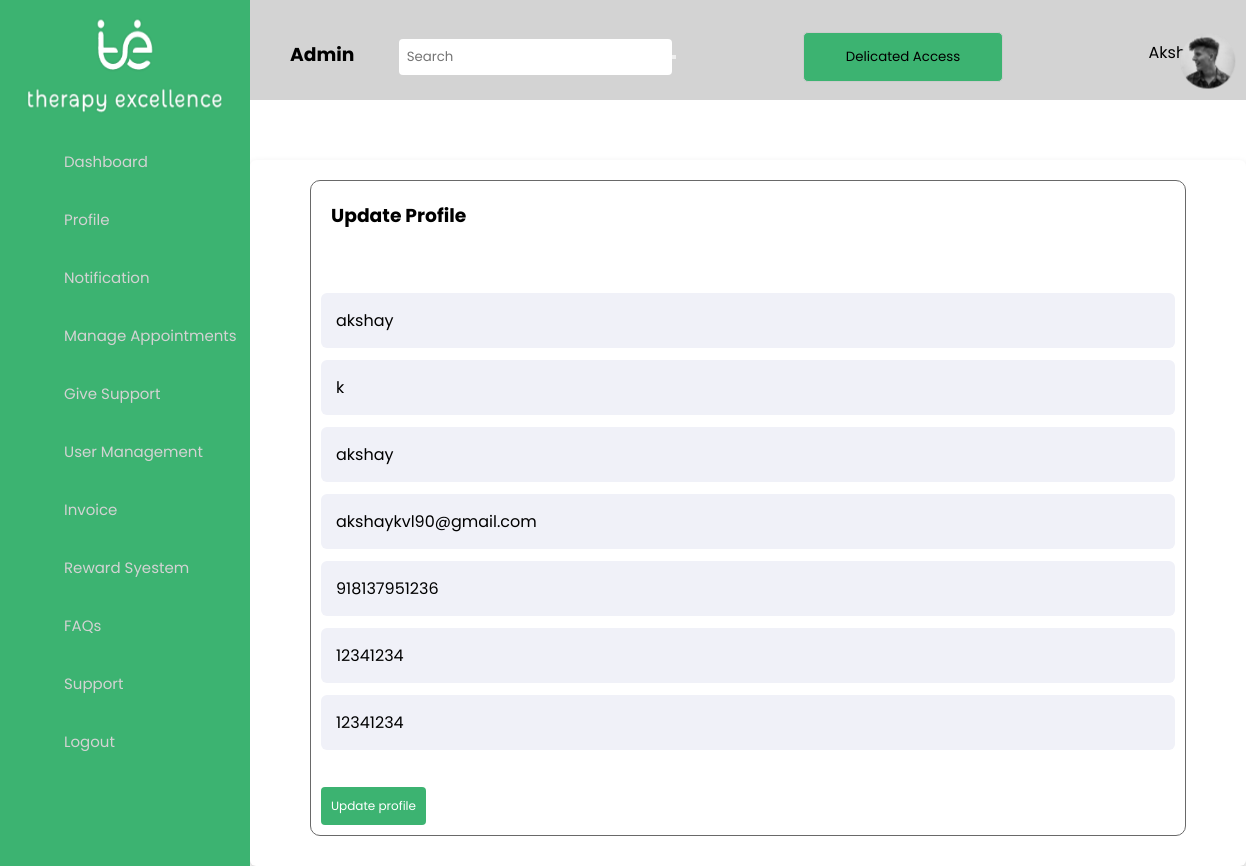
The page /clientupdateprofile1 on the database its author committed.
### client/models.py (models this page shows, shortened)
class Profile(models.Model):
    ID=models.AutoField(primary_key=True,blank=True,unique=True)
    First_Name=models.CharField(max_length=42)
    Last_Name=models.CharField(max_length=42)
    Username= models.CharField(max_length=42)
    Email= models.EmailField()
    Phone_Number=models.IntegerField(default=0)
    Password= models.CharField(max_length=42)
    Confirm_Password= models.CharField(max_length=42)
    otp=models.CharField(max_length=6, blank=True, null=True,editable=False)
    token=models.CharField(max_length=10,blank=True,null=True,editable=True)
    uid = models.CharField(max_length=4, unique=True, editable=False)
    joining_date = models.DateTimeField(auto_now_add=True)

### client/views.py (the view, shortened to what this page needs)
# urls.py: path('clientupdateprofile<int:ID>', views.Update_Profile, name='clientupdateprofile'),
def Update_Profile(request,ID, *args, **kwargs):
    cust_obj = Profile.objects.get(ID=ID)
    if request.method=='GET':
        return render(request, 'clientupdateprofile.html', {'cust_obj': cust_obj})

### templates/clientupdateprofile.html (shortened to what this page needs)
{% load static %}
<!DOCTYPE html>
<html lang="en">
<head>
    <link rel="stylesheet" href="{% static 'css/addprofile.css' %} ">
    <link rel="stylesheet" href="{% static 'css/Appointments.css' %} ">
    <link rel="stylesheet" href="{% static 'css/sidebar.css' %}" >
    <link href="https://unpkg.com/boxicons@2.0.7/css/boxicons.min.css" rel="stylesheet" />
    <link rel="stylesheet" href="https://cdnjs.cloudflare.com/ajax/libs/normalize/5.0.0/normalize.min.css">
    <link rel="stylesheet" href="{% static 'css/list1.css' %}" >
</head>
<body>
<div class="sidebar">
        <img src="static/img/images/logo_2.png" alt="Side Navigation Image">
      <ul class="nav-list">
        <li>
          <a href="adminhome">
           <i><iconify-icon icon="material-symbols:dashboard"></iconify-icon></i>
            <span class="links_name">Dashboard</span>
          </a>
        </li>
        <li>
          <a href="adprofile">
           <i><iconify-icon icon="iconamoon:profile-duotone"></iconify-icon></i>
            <span class="links_name">Profile</span>
          </a>
        </li>
        <li>
          <a href="adnotification">
             <i><iconify-icon icon="iconamoon:notification-duotone"></iconify-icon></i>
            <span class="links_name">Notification</span>
          </a>
        </li>
        <li>
          <ul>
          <li class="section">
              <a href="#"><i><iconify-icon icon="uil:calender"></iconify-icon></i>
                  <span class="links_name">Manage Appointments</span>
              </a>
          </li>
        </ul>
          <ul>
          <li class="section">
              <a href="#"><i><iconify-icon icon="healthicons:wold-care"></i>
                  <span class="links_name">Give Support</span>
              </a>
          </li>
          <ul>
          <li class="section">
              <a href="#"><i><iconify-icon icon="fa-solid:users"></i>
                  <span class="links_name">User Management</span>
              </a>
          </li>
              </ul>
          </li>
        <li>
            <a href="adinvoice"><i><iconify-icon icon="la:file-invoice"></i>
            <span class="links_name">Invoice</span>
          </a>
        </li>
        <li>
           <a href="#"><i><iconify-icon icon="fluent:reward-12-filled"></i>
            <span class="links_name">Reward Syestem</span>
          </a>
        </li>
        <li>
            <a href="adfaq"><i><iconify-icon icon="streamline:interface-help-question-circle-circle-faq-frame-help-info-mark-more-query-question"></i>
            <span class="links_name">FAQs</span>
          </a>
        </li>
        <li>
            <a href="adsupport"><i><iconify-icon icon="bx:headphone"></i>
            <span class="links_name">Support</span>
          </a>
        </li>
        <li>
          <a href="logout">
            <i><iconify-icon icon="material-symbols:logout"></i>
            <span class="links_name">Logout</span>
          </a>
        </li>
      </ul>
    </div>
    <section class="home-section">
 <nav>
    <ul>
      <li><h3><a href="#">Admin</a></li></h3>
       <li class="search-bar">
        <form>
          <input type="text" placeholder="Search">
          <button type="submit"></button>
        </form>
      </li>
      <li>
          <button class="my-button1">Delicated Access</button>
      </li>
      <img src="static/img/images/Ellipse_1.png">
       <li class="right">
  <a href="#">Akshay</a>
</li>
    </ul>
  </nav>
   <div class="container">
        <div class="profile-card">
          <h3 >Update Profile</h3>
<div class="account-info">
                    <div class="data">
</div>
</div>
        <div class="right-side">
           <form action="clientupdateprofile{{cust_obj.ID}}" method="POST">
            <div class="input-box">
              <input type="text" placeholder="First_Name" name="First_Name"  value="{{cust_obj.First_Name}}" required><br>
            </div>
            <div class="input-box">
               <input type="text" placeholder="Last_Name" name="Last_Name"  value="{{cust_obj.Last_Name}}" required><br>
            </div>
            <div class="input-box">
              <input type="text" placeholder="Username" name="Username"  value="{{cust_obj.Username}}" required><br>
            </div>
            <div class="input-box">
              <input type="text" placeholder="Enter Your Email" name="Email"  value="{{cust_obj.Email}}" required><br>
            </div>
            <div class="input-box">
               <input type="text" placeholder="Phone_Number" name="Phone_Number"  value="{{cust_obj.Phone_Number}}" required><br>
            </div>
            <div class="input-box">
              <input type="text" placeholder="Password" name="Password"  value="{{cust_obj.Password}}" required><br>
            </div>
            <div class="input-box">
              <input type="text" placeholder="Confirm_Password" name="Confirm_Password"  value="{{cust_obj.Confirm_Password}}" required><br>
            </div><br>
           <div>
              <button type="submit" class="my-button green-button">Update profile</button>
            </div>
          </form>
        </div>
      </div>
    </div>
</body>
</html>

### static/css/addprofile.css (style rules this page uses)
.container { max-width: 1100px; width: 100%; background: #fff; border-radius: 6px; padding: 20px 60px 30px 40px; box-shadow: 0 5px 10px rgba(0, 0, 0, 0.2); }
.right-side .input-box { height: 55px; width: 100%; margin: 12px 0; }
.right-side .input-box input, .right-side .input-box textarea { height: 100%; width: 100%; border: none; outline: none; font-size: 16px; background: #f0f1f8; border-radius: 6px; padding: 0 15px; resize: none; }

### static/css/Appointments.css (style rules this page uses)
html { box-sizing: border-box; font-family: Arial, Helvetica, sans-serif; }
body { background-image: url(/images/banner.jpg); background-size: cover; }
.profile-card h3 { padding: 10px; }
.container { height: auto; backdrop-filter: blur(20px); display: flex; justify-content: center; align-items: center; margin-top: 60px; margin-right: 10px; }
.profile-card { width: 1100px; height: auto; background-color: white; border-radius: 10px; border: 1px solid dimgray; padding: 10px; margin-left: 20px; display: grid; grid-template-rows: 10px auto; }
.account-info { display: grid; padding: 10px; margin-top:10px; margin-bottom: 10px; margin-left:-30px; margin-right: 0px; }
.data { flex-direction: column; justify-content: space-between; color: var(--secondary-color); padding: 20px; text-align: center; border: 1px solid var(--border-color); border-radius: 10px; margin-left: 10px; }

### static/css/sidebar.css (style rules this page uses)
* { margin: 0; padding: 0; box-sizing: border-box; font-family: "Poppins" , sans-serif; }
.sidebar { position: fixed; left: 0; top: 0; height: 150vh; width: 250px; background: rgb(60, 179, 113); padding: 6px 14px; z-index: 99; overflow-y: scroll; }
.sidebar img { display: block; margin: 10px auto; width: 200px; height: 100px; }
.sidebar i { color: #fff; height: 60px; min-width: 50px; font-size: 25px; text-align: center; line-height: 60px; }
.sidebar .nav-list { margin-top: 20px; height: 100%; }
.sidebar li { position: relative; margin: 8px 0; list-style: none; }
.sidebar li a { display: flex; height: 101%; width: 101%; border-radius: 12px; align-items: center; text-decoration: none; transition: all 0.4s ease; background:; }
.sidebar li a .links_name { color: lightgrey; font-size: 15px; font-weight: 400; white-space: nowrap; }
.sidebar li i { height: 50px; line-height: 50px; font-size: 18px; border-radius: 12px; }
.home-section { position: relative; background:white; min-height: 100vh; top: 0; left: 250px; width: calc(100% - 250px); transition: all 0.5s ease; z-index: 2; }
nav { background-color: lightgrey; height: 100px; }
nav ul { list-style-type: none; margin: 0; padding: 0; }
nav ul li { display: inline-block; }
nav ul li.right { float: right; }
nav ul li a { display: block; padding: 40px; color: black; text-decoration: none; }
nav ul li.search-bar { margin-left: auto; width: 400px; }
nav form { display: flex; align-items: center; }
nav input[type="text"] { padding: 8px; border: none; border-radius: 4px; }
nav img { transform: translate(315%, 50%); }
.my-button1 { width: 200px; padding: 5px; height: 50px; background-color: rgb(60, 179, 113); border: 1px solid #ccc; border-radius: 5px; }

### static/css/list1.css (style rules this page uses)
.my-button { display: inline-block; padding: 10px 10px; font-size: 12px; text-align: center; text-decoration: none; border: none; border-radius: 4px; cursor: pointer; transition: background-color 0.3s ease; }
.green-button { background-color: MediumSeaGreen; color: #fff; }

### rows shown on the page
Profile: First_Name "akshay", Last_Name "k", Username "akshay", Email "akshaykvl90@gmail.com", Phone_Number "918137951236", Password "12341234", Confirm_Password "12341234"
